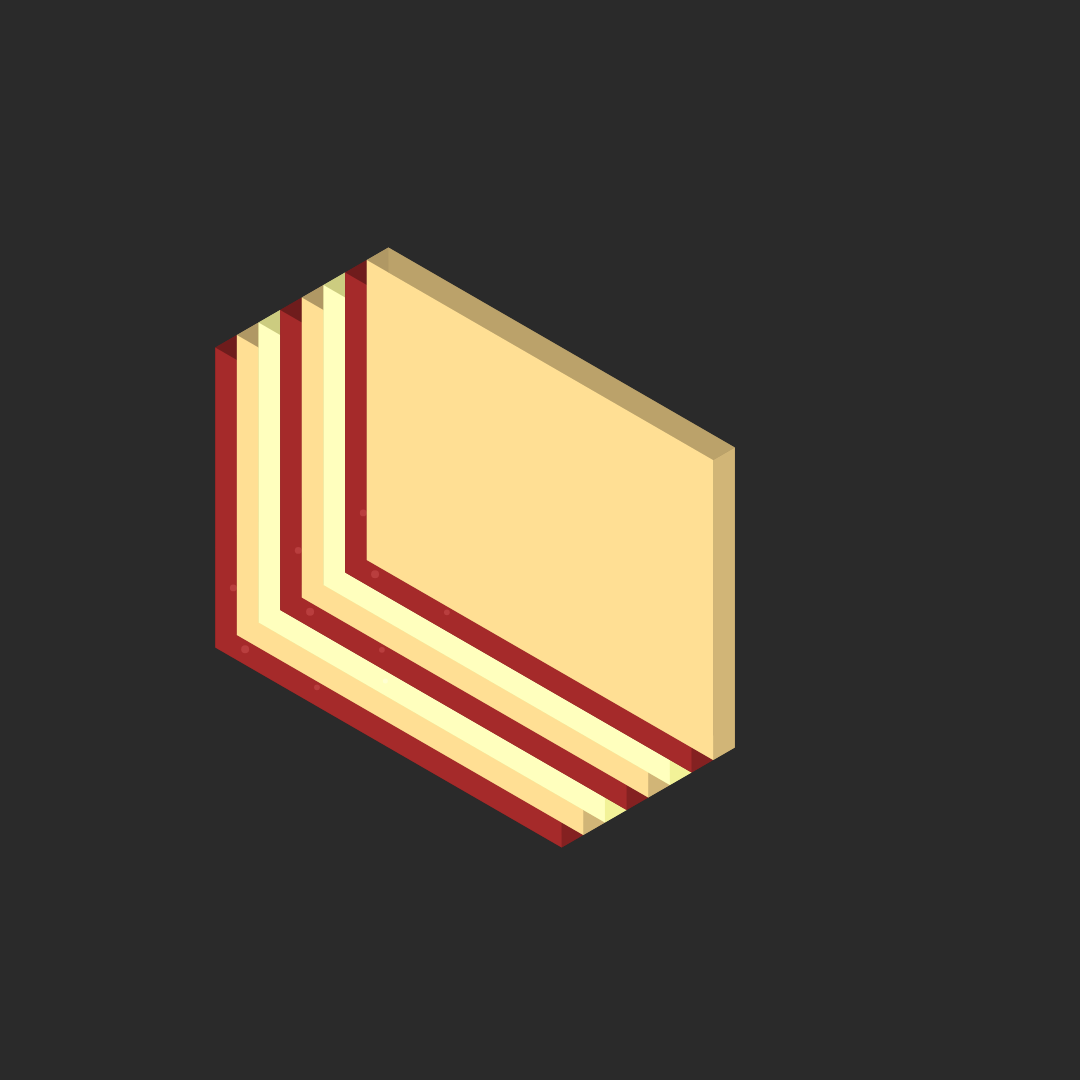
Frame 1 (no input)
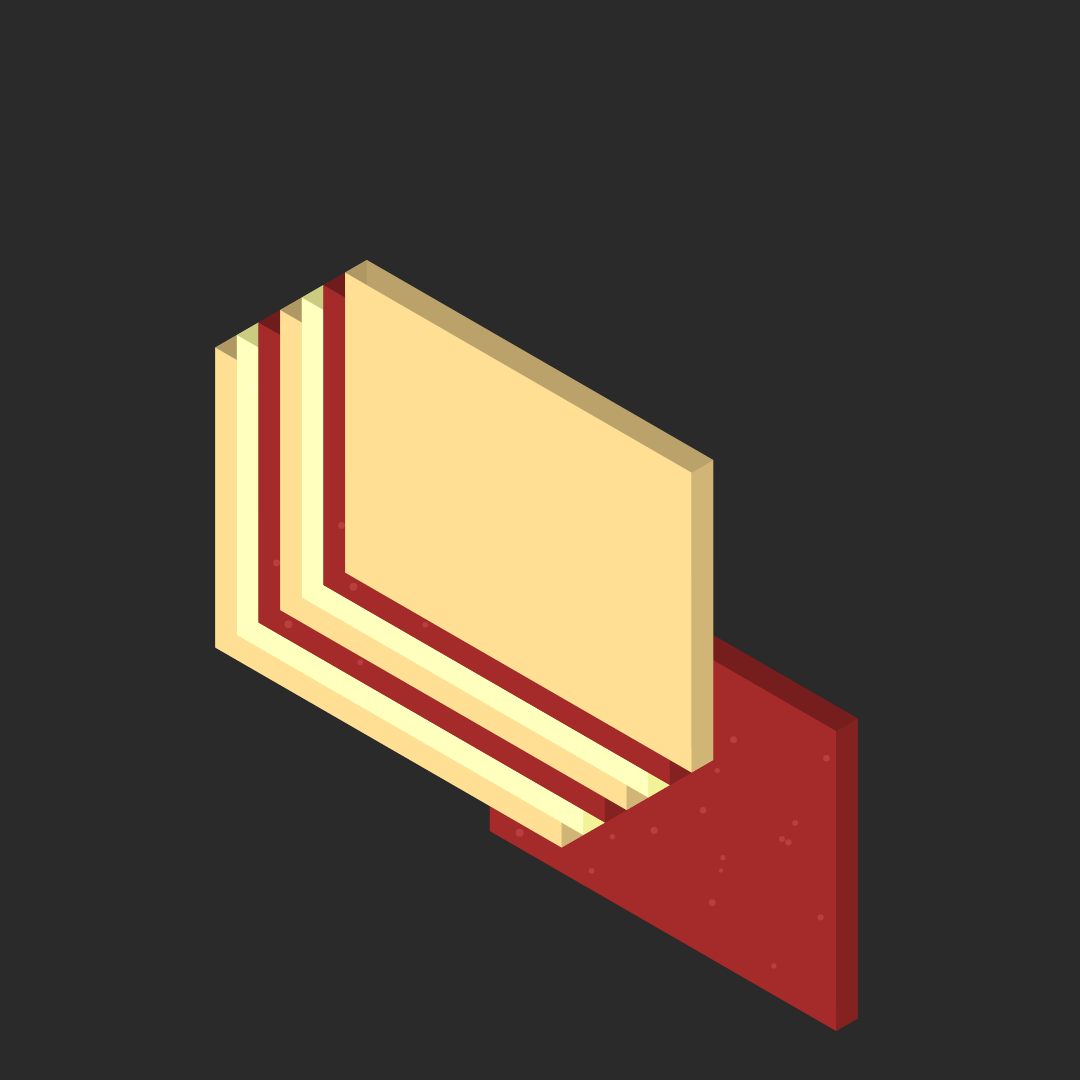
Frame 60 (no input)
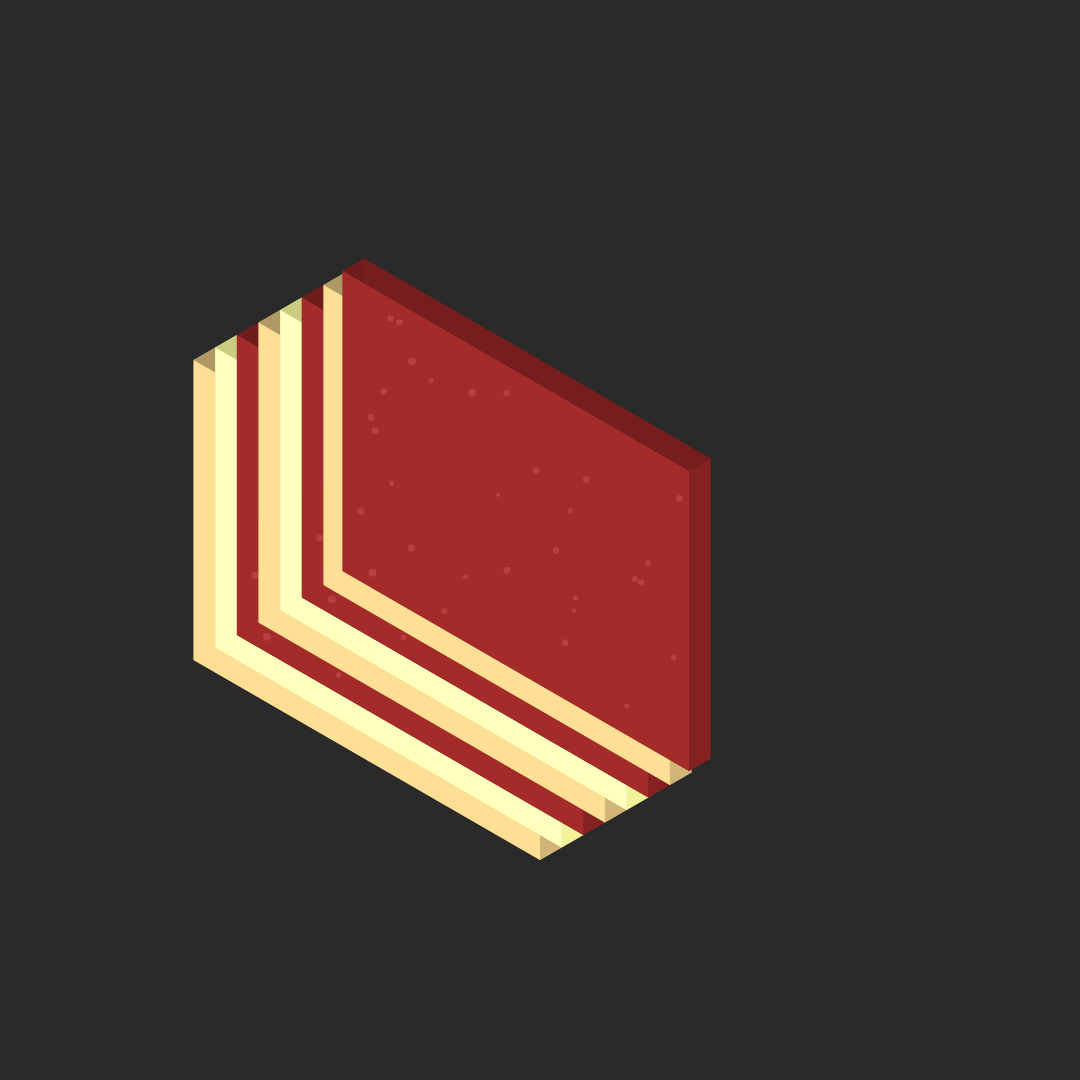
Frame 120 (the mouse pressed at the canvas centre since frame 60)

The p5.js sketch that drew these frames (run headless with seeded random() and noise() and a simulated clock; from frame 60 on, the mouse is pressed at the canvas centre):

// p5.js sketch
// ── sketch.js
// Animation speed control (lower = faster)
const ANIMATION_INTERVAL = 60; // Frames between new layers
const TRANSITION_SPEED = 0.1;   // Speed of layer movement (0-1)

let layers = [];
const LAYER_COUNT = 8;
const SQRT3 = Math.sqrt(3);

// Store static meat textures
let meatTextures = [];

class LasagnaLayer {
    constructor(z, type, state = 'active') {
        this.z = z;
        this.type = type;
        this.width = 400;
        this.height = 300;
        this.depth = 25;
        this.state = state;
        this.xOffset = (state === 'entering') ? -1800 : 0;
        this.targetXOffset = 0;
        
        // Generate static texture positions if it's a meat layer and textures aren't set
        if (type === 'meat' && meatTextures.length === 0) {
            for (let i = 0; i < 30; i++) {
                meatTextures.push({
                    x: random(-this.width/2 + 10, this.width/2 - 10),
                    y: random(10, this.height - 10),
                    size: random(4, 8)
                });
            }
        }
    }

    isoProject(x, y, z) {
        return {
            x: (SQRT3 * (x + this.xOffset) - SQRT3 * z) / 2,
            y: (x + this.xOffset + 2 * y + z) / 2
        };
    }

    drawShape(points) {
        beginShape();
        for (let p of points) {
            let iso = this.isoProject(p.x, p.y, p.z + this.z);
            vertex(iso.x, iso.y);
        }
        endShape(CLOSE);
    }

    draw() {
        noStroke();
        
        // Set colors based on layer type
        let mainColor, sideColor;
        switch(this.type) {
            case 'pasta':
                mainColor = color(255, 223, 148);
                sideColor = color(220, 190, 125);
                break;
            case 'meat':
                mainColor = color(165, 42, 42);
                sideColor = color(139, 35, 35);
                break;
            case 'cheese':
                mainColor = color(255, 255, 190);
                sideColor = color(255, 255, 160);
                break;
        }

        // Bottom face
        fill(sideColor.levels[0] * 0.7, sideColor.levels[1] * 0.7, sideColor.levels[2] * 0.7);
        this.drawShape([
            {x: -this.width/2, y: 0, z: -this.depth},
            {x: this.width/2, y: 0, z: -this.depth},
            {x: this.width/2, y: this.height, z: -this.depth},
            {x: -this.width/2, y: this.height, z: -this.depth}
        ]);

        // Back face
        fill(sideColor.levels[0] * 0.85, sideColor.levels[1] * 0.85, sideColor.levels[2] * 0.85);
        this.drawShape([
            {x: -this.width/2, y: 0, z: 0},
            {x: this.width/2, y: 0, z: 0},
            {x: this.width/2, y: 0, z: -this.depth},
            {x: -this.width/2, y: 0, z: -this.depth}
        ]);

        // Front face
        fill(sideColor.levels[0] * 0.9, sideColor.levels[1] * 0.9, sideColor.levels[2] * 0.9);
        this.drawShape([
            {x: -this.width/2, y: this.height, z: 0},
            {x: this.width/2, y: this.height, z: 0},
            {x: this.width/2, y: this.height, z: -this.depth},
            {x: -this.width/2, y: this.height, z: -this.depth}
        ]);

        // Left face
        fill(sideColor.levels[0] * 0.8, sideColor.levels[1] * 0.8, sideColor.levels[2] * 0.8);
        this.drawShape([
            {x: -this.width/2, y: 0, z: 0},
            {x: -this.width/2, y: this.height, z: 0},
            {x: -this.width/2, y: this.height, z: -this.depth},
            {x: -this.width/2, y: 0, z: -this.depth}
        ]);

        // Right face
        fill(sideColor.levels[0] * 0.95, sideColor.levels[1] * 0.95, sideColor.levels[2] * 0.95);
        this.drawShape([
            {x: this.width/2, y: 0, z: 0},
            {x: this.width/2, y: this.height, z: 0},
            {x: this.width/2, y: this.height, z: -this.depth},
            {x: this.width/2, y: 0, z: -this.depth}
        ]);

        // Top face
        fill(mainColor);
        this.drawShape([
            {x: -this.width/2, y: 0, z: 0},
            {x: this.width/2, y: 0, z: 0},
            {x: this.width/2, y: this.height, z: 0},
            {x: -this.width/2, y: this.height, z: 0}
        ]);

        // Add texture details based on layer type
        if (this.type === 'cheese') {
            this.drawCheeseTexture(mainColor);
        } else if (this.type === 'meat') {
            this.drawMeatTexture(mainColor);
        }
    }

    drawCheeseTexture(baseColor) {
        fill(red(baseColor) + 20, green(baseColor) + 20, blue(baseColor) + 20);
        for (let i = 0; i < 20; i++) {
            let x = random(-this.width/2 + 10, this.width/2 - 10);
            let y = random(10, this.height - 10);
            let iso = this.isoProject(x, y, this.z);
            circle(iso.x, iso.y, 5);
        }
    }

    drawMeatTexture(baseColor) {
        fill(red(baseColor) + 20, green(baseColor) + 20, blue(baseColor) + 20);
        for (let texture of meatTextures) {
            let iso = this.isoProject(texture.x, texture.y, this.z);
            circle(iso.x, iso.y, texture.size);
        }
    }

    update() {
        if (this.state === 'entering') {
            this.xOffset += (this.targetXOffset - this.xOffset) * TRANSITION_SPEED;
            if (abs(this.xOffset - this.targetXOffset) < 1) {
                this.state = 'active';
                this.xOffset = this.targetXOffset;
            }
        } else if (this.state == 'exiting') {
            this.xOffset += (1800 - this.xOffset) * TRANSITION_SPEED;
        }
    }
}

function setup() {
    createCanvas(1080, 1080);
    
    // Create initial lasagna layers
    let z = 0;
    let layerTypes = ['pasta', 'meat', 'cheese'];
    for (let i = 0; i < LAYER_COUNT; i++) {
        layers.push(new LasagnaLayer(z, layerTypes[i % 3]));
        z += 25;
    }
}

function draw() {
    background(42);
    translate(width/2, height/3);
    
    
    // Manage layer addition and removal
    if (frameCount % ANIMATION_INTERVAL == 0) {
        // Make the top (oldest) layer exit
//         if (layers.length > 0) {
            layers[layers.length - 1].state = 'exiting';
            console.log(layers[layers.length - 1].state)
            layers[layers.length-1].update()
        
        // }
        
        // Add new layer at bottom
        const layerTypes = ['pasta', 'meat', 'cheese'];
        let newType = layerTypes[frameCount / ANIMATION_INTERVAL % 3];
        let newLayer = new LasagnaLayer(0, newType, 'entering');
        layers.unshift(newLayer);
        
        // Adjust z positions for all other layers
        for (let i = 1; i < layers.length; i++) {
            layers[i].z += 25;
        }
    }
  
    // Update and manage layers
    for (let i = layers.length - 1; i >= 0; i--) {
        layers[i].update();
        
        // Remove fully exited layers
        if (layers[i].state == 'exiting' && abs(layers[i].xOffset - 1800) < 1) {
            layers.splice(i, 1);
            continue;
        }
        
        layers[i].draw();
    }
}
